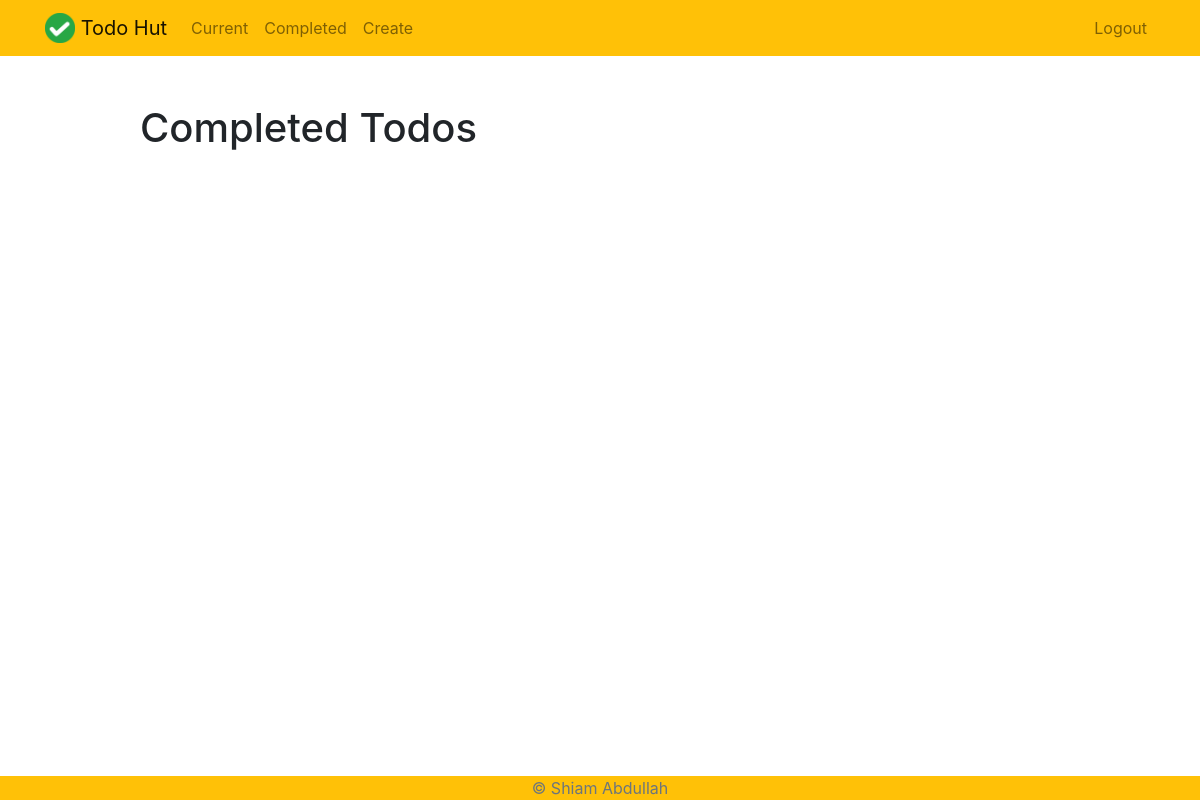
Page /completed/ (signed in) on the earlier database version.
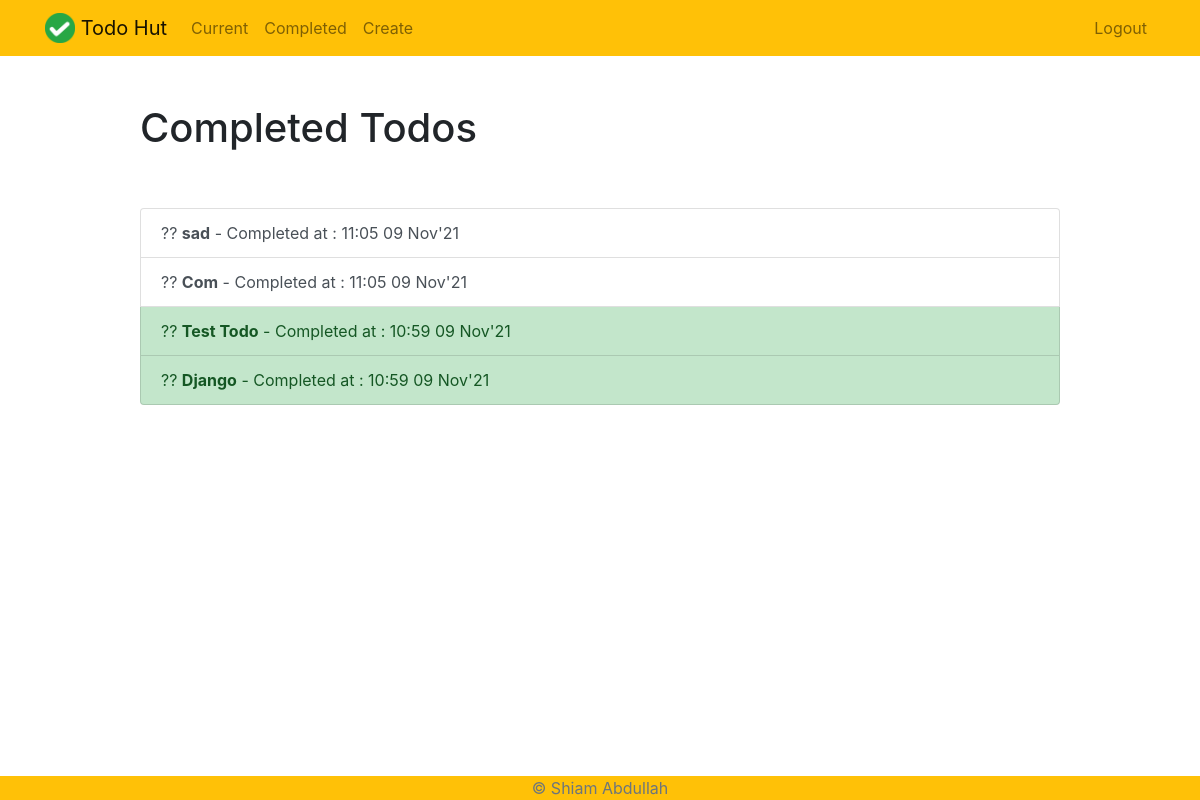
Same page on the later database version.
### todo/models.py (models this page shows, shortened)
class Todo (models.Model):
    title= models.CharField(max_length=50)
    memo= models.TextField(blank=True)
    createdAt = models.DateTimeField(auto_now_add=True)
    completedAt = models.DateTimeField(null=True, blank=True)
    important = models.BooleanField(default=False)
    todoCreator = models.ForeignKey(User, on_delete=models.CASCADE)
    class Meta:
        ordering= ['-createdAt']
        verbose_name= "Todo Lists"

### todo/views.py (the view)
# urls.py: path('completed/', views.completedTodo, name='completedTodo'),
@login_required
def completedTodo(request):
    todos = Todo.objects.filter(todoCreator= request.user, completedAt__isnull=False).order_by('-completedAt')
    return render(request, 'todo/completedtodos.html', {'todos': todos})

### todo/templates/todo/completedtodos.html
{% extends "todo/base.html" %} {% block content %}
<div class="row justify-content-center mt-5">
  <div class="col-md-10">
    <h1>Completed Todos</h1>
  </div>
</div>
<div class="row justify-content-center mt-5">
  <div class="col-md-10">
    <div class="list-group">
      {% for todo in todos %}
      <a
        href="{% url 'viewTodo' todo.id %}"
        class="
          list-group-item list-group-item-action
          {% if todo.important %}
          list-group-item-success
          {% endif %}
        "
      >
      ??
        <b> {{ todo.title }}</b> - Completed at : {{ todo.completedAt|date:"H:i d M'y"}}
      </a>
      {% endfor %}
    </div>
  </div>
</div>
{% endblock %}

### todo/templates/todo/base.html (shortened to what this page needs)
{% load static %}
<!DOCTYPE html>
<html lang="en">
  <head>
    <link
      rel="stylesheet"
      href="https://stackpath.bootstrapcdn.com/bootstrap/4.4.1/css/bootstrap.min.css"
    />
  </head>
  <body>
    <nav class="navbar navbar-expand-md navbar-light bg-warning">
      <div class="container">
        <a class="navbar-brand" href="{% url 'home' %}">
          <img
            src="{% static 'todo/logo.png' %}"
            width="30"
            height="30"
            class="d-inline-block align-top"
          />
          <span>Todo Hut</span>
        </a>
        <div class="collapse navbar-collapse" id="navbarNav">
          {% if user.is_authenticated %}
          <ul class="navbar-nav mr-auto">
            <li class="nav-item {{ current }}">
              <a class="nav-link" href="{% url 'current' %}">Current</a>
            </li>
            <li class="nav-item {{ completed }}">
              <a class="nav-link" href="{% url 'completedTodo' %}">Completed</a>
            </li>
            <li class="nav-item {{ create }}">
              <a class="nav-link" href="{% url 'create' %}">Create</a>
            </li>
          </ul>
          {% endif %}
          <ul class="navbar-nav ml-auto">
            {% if user.is_authenticated %}
            <li class="nav-item">
              <a href="#" onclick="$('#signOutBtn').click()" class="nav-link"
                >Logout</a
              >
            </li>
            {% endif %}
          </ul>
        </div>
      </div>
    </nav>
    <div class="container">{% block content %}{% endblock %}</div>
    <div class="container">
      <footer class="fixed-bottom text-center bg-warning">
        <a class="text-muted" href="https://shiam-portfolio.netlify.app/">
          © Shiam Abdullah
        </a>
      </footer>
    </div>
  </body>
</html>

Differences in the rows shown:
added Todo: title "sad", completedAt "11:05 09 Nov'21", important False (drawn)
added Todo: title "Com", completedAt "11:05 09 Nov'21", important False (drawn)
added Todo: title "Test Todo", completedAt "10:59 09 Nov'21", important True (drawn)
added Todo: title "Django", completedAt "10:59 09 Nov'21", important True (drawn)
